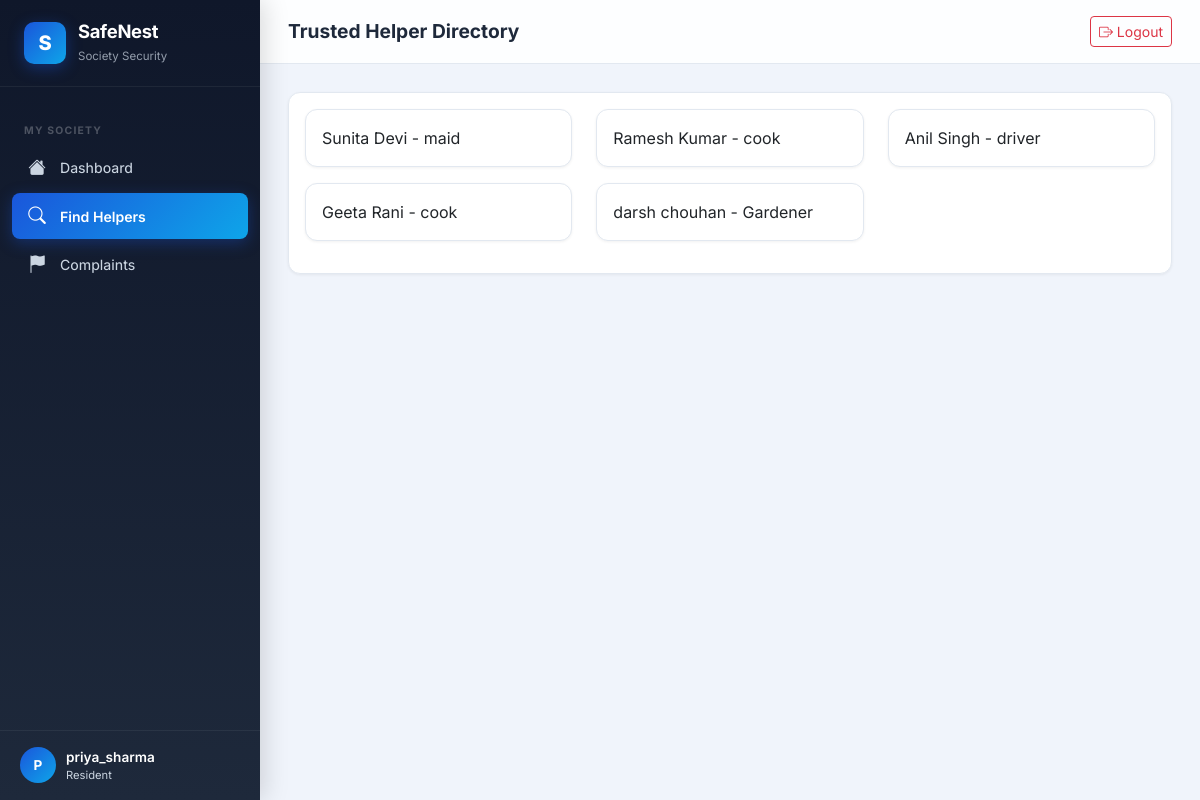
Screenshot of /resident/helpers (signed in) with the database file from the repository.
### models.py (models this page shows, shortened)
class User(UserMixin, db.Model):
    __tablename__ = 'users'
    id = db.Column(db.Integer, primary_key=True)
    username = db.Column(db.String(80), unique=True, nullable=False)
    email = db.Column(db.String(120), unique=True, nullable=False)
    password_hash = db.Column(db.String(256), nullable=False)
    role = db.Column(db.String(20), nullable=False, default='resident')  # admin, resident, security
    flat_number = db.Column(db.String(20), nullable=True)
    phone = db.Column(db.String(15), nullable=True)
    is_active_user = db.Column(db.Boolean, default=True)
    created_at = db.Column(db.DateTime, default=datetime.utcnow)
    resident = db.relationship('Resident', backref='user', uselist=False, lazy=True)
    guard_logs = db.relationship('EntryLog', backref='guard', lazy=True)
    @property
    def is_active(self):
        return self.is_active_user

class Helper(db.Model):
    __tablename__ = 'helpers'
    id = db.Column(db.Integer, primary_key=True)
    name = db.Column(db.String(100), nullable=False)
    phone = db.Column(db.String(15), nullable=False)
    work_type = db.Column(db.String(50), nullable=False)  # maid, cook, driver, caretaker, other
    verification_status = db.Column(db.String(20), default='pending')  # pending, verified, suspended, revoked
    society_notes = db.Column(db.Text, nullable=True)
    qr_code_path = db.Column(db.String(200), nullable=True)
    qr_token = db.Column(db.String(100), unique=True, nullable=False)
    is_active = db.Column(db.Boolean, default=True)
    created_at = db.Column(db.DateTime, default=datetime.utcnow)
    updated_at = db.Column(db.DateTime, default=datetime.utcnow, onupdate=datetime.utcnow)
    assignments = db.relationship('Assignment', backref='helper', lazy=True)
    entry_logs = db.relationship('EntryLog', backref='helper', lazy=True)
    feedbacks = db.relationship('Feedback', backref='helper', lazy=True)
    complaints = db.relationship('Complaint', backref='helper', lazy=True)

### app.py (the view)
    @app.route('/resident/helpers')
    @role_required('resident')
    def resident_helpers():
        search = request.args.get('search', '')
        type_filter = request.args.get('type', '')
        query = Helper.query.filter_by(verification_status='verified', is_active=True)
        if search:
            query = query.filter(Helper.name.ilike(f'%{search}%'))
        if type_filter:
            query = query.filter_by(work_type=type_filter)
        helpers = query.all()
        return render_template('resident/helpers.html', helpers=helpers, search=search, type_filter=type_filter)

### templates/resident/helpers.html (shortened to what this page needs)
{% extends "base.html" %}
{% block page_title %}Trusted Helper Directory{% endblock %}
{% block content %}
<div class="card animate-in">
    <div class="card-body">
        <div class="row">
        {% for h in helpers %}
            <div class="col-md-4 mb-3">
                <div class="card"><div class="card-body">{{ h.name }} - {{ h.work_type }}</div></div>
            </div>
        {% else %}
            <div class="col-12">No helpers found</div>
        {% endfor %}
        </div>
    </div>
</div>
{% endblock %}

### templates/base.html (shortened to what this page needs)
<!DOCTYPE html>
<html lang="en">
<head>
    <link href="https://cdn.jsdelivr.net/npm/bootstrap@5.3.3/dist/css/bootstrap.min.css" rel="stylesheet">
    <link href="https://cdn.jsdelivr.net/npm/bootstrap-icons@1.11.3/font/bootstrap-icons.css" rel="stylesheet">
    <link href="{{ url_for('static', filename='css/style.css') }}" rel="stylesheet">
</head>
<body>
{% if current_user.is_authenticated %}
<aside class="sidebar" id="sidebar">
    <div class="sidebar-brand">
        <div class="brand-icon">S</div>
        <div>
            <h5>SafeNest</h5>
            <small>Society Security</small>
        </div>
    </div>
    <nav class="sidebar-nav">
        {% if current_user.role == 'admin' %}
        <div class="nav-section">Management</div>
        <a href="{{ url_for('admin_dashboard') }}" class="nav-link {% if request.endpoint == 'admin_dashboard' %}active{% endif %}">
            <i class="bi bi-grid-1x2-fill"></i> Dashboard
        </a>
        <a href="{{ url_for('admin_helpers') }}" class="nav-link {% if 'helper' in request.endpoint %}active{% endif %}">
            <i class="bi bi-people-fill"></i> Helpers
        </a>
        <a href="{{ url_for('admin_assignments') }}" class="nav-link {% if 'assignment' in request.endpoint %}active{% endif %}">
            <i class="bi bi-link-45deg"></i> Assignments
        </a>
        <div class="nav-section">Monitoring</div>
        <a href="{{ url_for('admin_logs') }}" class="nav-link {% if request.endpoint == 'admin_logs' %}active{% endif %}">
            <i class="bi bi-clock-history"></i> Entry Logs
        </a>
        <a href="{{ url_for('admin_complaints') }}" class="nav-link {% if 'complaint' in request.endpoint %}active{% endif %}">
            <i class="bi bi-flag-fill"></i> Complaints
        </a>
        <a href="{{ url_for('admin_analytics') }}" class="nav-link {% if 'analytics' in request.endpoint %}active{% endif %}">
            <i class="bi bi-bar-chart-fill"></i> Analytics
        </a>
        {% elif current_user.role == 'resident' %}
        <div class="nav-section">My Society</div>
        <a href="{{ url_for('resident_dashboard') }}" class="nav-link {% if request.endpoint == 'resident_dashboard' %}active{% endif %}">
            <i class="bi bi-house-fill"></i> Dashboard
        </a>
        <a href="{{ url_for('resident_helpers') }}" class="nav-link {% if 'helper' in request.endpoint %}active{% endif %}">
            <i class="bi bi-search"></i> Find Helpers
        </a>
        <a href="{{ url_for('resident_complaints') }}" class="nav-link {% if 'complaint' in request.endpoint %}active{% endif %}">
            <i class="bi bi-flag-fill"></i> Complaints
        </a>
        {% endif %}
    </nav>
    <div class="sidebar-footer">
        <div class="user-info">
            <div class="user-avatar">{{ current_user.username[0]|upper }}</div>
            <div>
                <div class="user-name">{{ current_user.username }}</div>
                <div class="user-role">{{ current_user.role }}</div>
            </div>
        </div>
    </div>
</aside>
<div class="main-content">
    <header class="topbar">
        <div class="d-flex align-items-center gap-3">
            <span class="page-title">{% block page_title %}Dashboard{% endblock %}</span>
        </div>
        <div class="topbar-actions">
            <a href="{{ url_for('logout') }}" class="btn btn-sm btn-outline-danger">
                <i class="bi bi-box-arrow-right"></i> Logout
            </a>
        </div>
    </header>
    <main class="content-area">
        {% block content %}{% endblock %}
    </main>
</div>
{% else %}
{% block public_content %}{% endblock %}
{% endif %}
</body>
</html>

### static/css/style.css (style rules this page uses)
:root { --primary: #1a56db; --primary-dark: #1040a0; --primary-light: #e8effc; --accent: #0ea5e9; --accent-glow: rgba(14,165,233,0.15); --success: #10b981; --warning: #f59e0b; --danger: #ef4444; --info: #6366f1; --bg-body: #f0f4fb; --bg-sidebar: #0f172a; --bg-card: #ffffff; --text-primary: #1e293b; --text-secondary: #64748b; --text-sidebar: #cbd5e1; --text-sidebar-active: #ffffff; --border: #e2e8f0; --shadow-sm: 0 1px 3px rgba(0,0,0,.06); --shadow-md: 0 4px 16px rgba(0,0,0,.08); --shadow-lg: 0 8px 30px rgba(0,0,0,.12); --radius: 12px; --radius-sm: 8px; --sidebar-width: 260px; --topbar-height: 64px; }
* { margin:0; padding:0; box-sizing:border-box; }
body { font-family: 'Inter', system-ui, sans-serif; background: var(--bg-body); color: var(--text-primary); min-height: 100vh; overflow-x: hidden; }
a { text-decoration:none; color:var(--primary); transition: color .2s; }
.sidebar { position: fixed; top: 0; left: 0; width: var(--sidebar-width); height: 100vh; background: linear-gradient(180deg, #0f172a 0%, #1e293b 100%); z-index: 1000; display: flex; flex-direction: column; transition: transform .3s cubic-bezier(.4,0,.2,1); box-shadow: 4px 0 24px rgba(0,0,0,.15); }
.sidebar-brand { padding: 20px 24px; display: flex; align-items: center; gap: 12px; border-bottom: 1px solid rgba(255,255,255,.06); }
.sidebar-brand .brand-icon { width: 42px; height: 42px; border-radius: 10px; background: linear-gradient(135deg, var(--primary), var(--accent)); display: flex; align-items: center; justify-content: center; font-size: 20px; color: #fff; font-weight: 800; box-shadow: 0 4px 15px rgba(26,86,219,.4); }
.sidebar-brand h5 { color:#fff; font-weight:700; font-size:1.15rem; margin:0; letter-spacing:-.3px; }
.sidebar-brand small { color:var(--text-sidebar); font-size:.72rem; opacity:.7; }
.sidebar-nav { flex:1; padding: 16px 12px; overflow-y: auto; }
.sidebar-nav .nav-section { font-size: .65rem; font-weight: 700; text-transform: uppercase; letter-spacing: 1.2px; color: rgba(255,255,255,.25); padding: 16px 12px 6px; margin-top: 4px; }
.sidebar-nav .nav-link { display: flex; align-items: center; gap: 12px; padding: 10px 14px; border-radius: var(--radius-sm); color: var(--text-sidebar); font-size: .88rem; font-weight: 450; transition: all .2s; margin-bottom: 2px; position: relative; }
.sidebar-nav .nav-link.active { background: linear-gradient(135deg, var(--primary), var(--accent)); color: #fff; font-weight: 600; box-shadow: 0 4px 15px rgba(26,86,219,.35); }
.sidebar-nav .nav-link i { font-size: 1.1rem; width: 22px; text-align: center; }
.sidebar-footer { padding: 16px 20px; border-top: 1px solid rgba(255,255,255,.06); }
.sidebar-footer .user-info { display:flex; align-items:center; gap:10px; }
.sidebar-footer .user-avatar { width:36px; height:36px; border-radius:50%; background:linear-gradient(135deg, var(--primary), var(--accent)); display:flex; align-items:center; justify-content:center; color:#fff; font-weight:700; font-size:.85rem; }
.sidebar-footer .user-name { color:#fff; font-size:.85rem; font-weight:600; }
.sidebar-footer .user-role { color:var(--text-sidebar); font-size:.7rem; text-transform:capitalize; }
.main-content { margin-left: var(--sidebar-width); min-height: 100vh; transition: margin .3s; }
.topbar { height: var(--topbar-height); background: rgba(255,255,255,.85); backdrop-filter: blur(12px); border-bottom: 1px solid var(--border); display: flex; align-items: center; justify-content: space-between; padding: 0 28px; position: sticky; top: 0; z-index: 999; }
.topbar .page-title { font-size: 1.2rem; font-weight: 700; color: var(--text-primary); }
.topbar .topbar-actions { display:flex; gap:12px; align-items:center; }
.content-area { padding: 28px; }
.card { background: var(--bg-card); border-radius: var(--radius); box-shadow: var(--shadow-sm); border: 1px solid var(--border); overflow: hidden; transition: box-shadow .3s; }
.animate-in { animation: fadeInUp .5s ease forwards; }

### rows the page displays
User: username "P", username "priya_sharma", role "Resident"
Helper: name "Sunita Devi", work_type "maid"
Helper: name "Ramesh Kumar", work_type "cook"
Helper: name "Anil Singh", work_type "driver"
Helper: name "Geeta Rani", work_type "cook"
Helper: name "darsh chouhan", work_type "Gardener"
